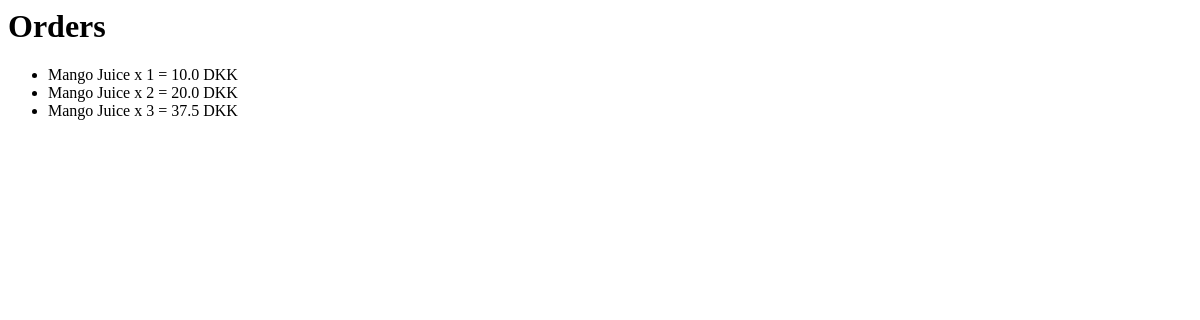
/orders/, run on an earlier commit of the app's database.
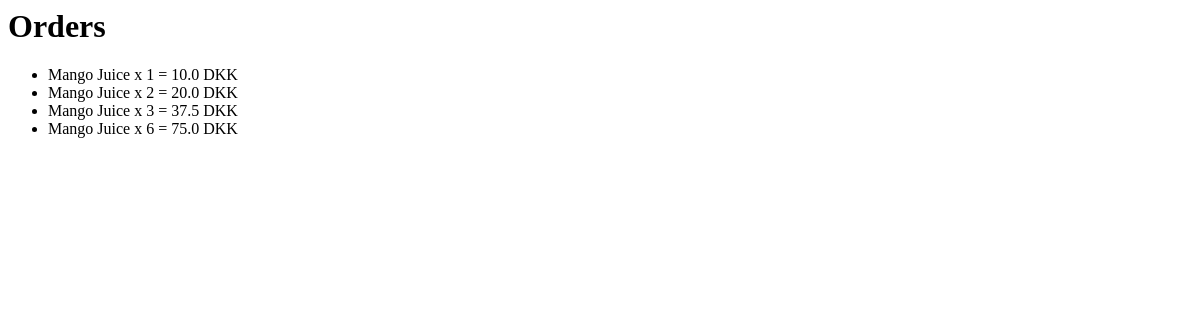
And on a later commit of the database.
### cafe/models.py (models this page shows, shortened)
class Order(models.Model):
    product = models.ForeignKey(Product, on_delete=models.CASCADE)
    quantity = models.IntegerField()
    total_price = models.FloatField()

class Product(models.Model):
    CATEGORY_CHOICES = [
        ('Drink', 'Drink'),
        ('Food', 'Food'),
        ('Fruit', 'Fruit'),
    ]
    name = models.CharField(max_length=100)
    price = models.FloatField()
    category = models.CharField(max_length=10, choices=CATEGORY_CHOICES)

### cafe/views.py (the view)
# urls.py: path('orders/', views.orders),   # 👈 THIS LINE
def orders(request):
    orders = Order.objects.all()
    return render(request, "cafe/orders.html", {"orders": orders})

### cafe/templates/cafe/orders.html
<h1>Orders</h1>
<ul>
  {% for o in orders %}
    <li>
      {{ o.product.name }} x {{ o.quantity }} = {{ o.total_price }} DKK
    </li>
  {% endfor %}
</ul>

What changed in the data, as far as the page shows it:
added Order: product.name "Mango Juice", quantity "6", total_price "75.0"
